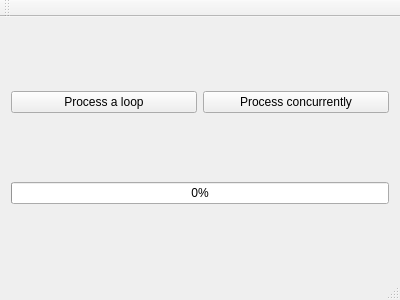
<?xml version="1.0" encoding="UTF-8"?>
<ui version="4.0">
 <class>MainWindow</class>
 <widget class="QMainWindow" name="MainWindow">
  <property name="geometry">
   <rect>
    <x>0</x>
    <y>0</y>
    <width>400</width>
    <height>300</height>
   </rect>
  </property>
  <property name="windowTitle">
   <string>MainWindow</string>
  </property>
  <widget class="QWidget" name="centralWidget">
   <layout class="QVBoxLayout" name="verticalLayout">
    <item>
     <layout class="QHBoxLayout" name="horizontalLayout">
      <item>
       <widget class="QPushButton" name="loopBtn">
        <property name="text">
         <string>Process a loop</string>
        </property>
       </widget>
      </item>
      <item>
       <widget class="QPushButton" name="concurrentBtn">
        <property name="text">
         <string>Process concurrently</string>
        </property>
       </widget>
      </item>
     </layout>
    </item>
    <item>
     <widget class="QProgressBar" name="progressBar">
      <property name="value">
       <number>0</number>
      </property>
     </widget>
    </item>
   </layout>
  </widget>
  <widget class="QMenuBar" name="menuBar">
   <property name="geometry">
    <rect>
     <x>0</x>
     <y>0</y>
     <width>400</width>
     <height>20</height>
    </rect>
   </property>
  </widget>
  <widget class="QToolBar" name="mainToolBar">
   <attribute name="toolBarArea">
    <enum>TopToolBarArea</enum>
   </attribute>
   <attribute name="toolBarBreak">
    <bool>false</bool>
   </attribute>
  </widget>
  <widget class="QStatusBar" name="statusBar"/>
 </widget>
 <layoutdefault spacing="6" margin="11"/>
 <resources/>
 <connections/>
</ui>
